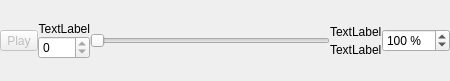
<?xml version="1.0" encoding="UTF-8"?>
<ui version="4.0">
 <class>LogSlider</class>
 <widget class="QWidget" name="LogSlider">
  <property name="geometry">
   <rect>
    <x>0</x>
    <y>0</y>
    <width>450</width>
    <height>81</height>
   </rect>
  </property>
  <property name="sizePolicy">
   <sizepolicy hsizetype="Minimum" vsizetype="Minimum">
    <horstretch>0</horstretch>
    <verstretch>0</verstretch>
   </sizepolicy>
  </property>
  <property name="minimumSize">
   <size>
    <width>0</width>
    <height>53</height>
   </size>
  </property>
  <property name="windowTitle">
   <string>Form</string>
  </property>
  <layout class="QGridLayout" name="gridLayout">
   <property name="leftMargin">
    <number>0</number>
   </property>
   <property name="topMargin">
    <number>0</number>
   </property>
   <property name="rightMargin">
    <number>0</number>
   </property>
   <property name="bottomMargin">
    <number>0</number>
   </property>
   <property name="spacing">
    <number>0</number>
   </property>
   <item row="0" column="0">
    <layout class="QHBoxLayout" name="horizontalLayout">
     <property name="sizeConstraint">
      <enum>QLayout::SetMinimumSize</enum>
     </property>
     <item>
      <widget class="QToolButton" name="btnPlay">
       <property name="enabled">
        <bool>false</bool>
       </property>
       <property name="text">
        <string>Play</string>
       </property>
      </widget>
     </item>
     <item>
      <layout class="QVBoxLayout" name="verticalLayout">
       <item>
        <widget class="QLabel" name="lblTimeCurrent">
         <property name="text">
          <string>TextLabel</string>
         </property>
         <property name="alignment">
          <set>Qt::AlignRight|Qt::AlignTrailing|Qt::AlignVCenter</set>
         </property>
        </widget>
       </item>
       <item>
        <widget class="QSpinBox" name="spinPacketCurrent">
         <property name="maximum">
          <number>0</number>
         </property>
        </widget>
       </item>
      </layout>
     </item>
     <item>
      <widget class="QSlider" name="horizontalSlider">
       <property name="maximum">
        <number>0</number>
       </property>
       <property name="pageStep">
        <number>100</number>
       </property>
       <property name="orientation">
        <enum>Qt::Horizontal</enum>
       </property>
      </widget>
     </item>
     <item>
      <layout class="QVBoxLayout" name="verticalLayout_2">
       <item>
        <widget class="QLabel" name="lblTimeMax">
         <property name="text">
          <string>TextLabel</string>
         </property>
        </widget>
       </item>
       <item>
        <widget class="QLabel" name="lblPacketMax">
         <property name="text">
          <string>TextLabel</string>
         </property>
        </widget>
       </item>
      </layout>
     </item>
     <item>
      <widget class="QSpinBox" name="spinSpeed">
       <property name="suffix">
        <string> %</string>
       </property>
       <property name="maximum">
        <number>1000</number>
       </property>
       <property name="value">
        <number>100</number>
       </property>
      </widget>
     </item>
    </layout>
   </item>
  </layout>
 </widget>
 <resources/>
 <connections/>
</ui>
